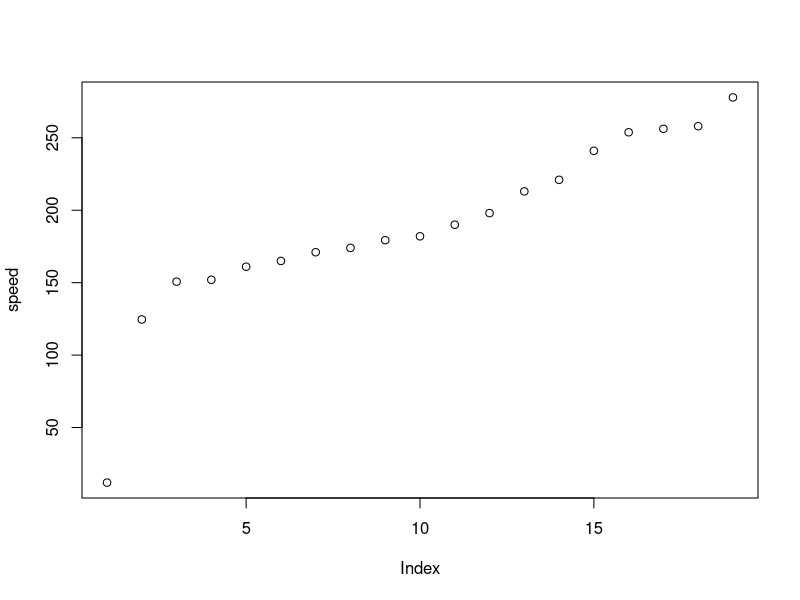
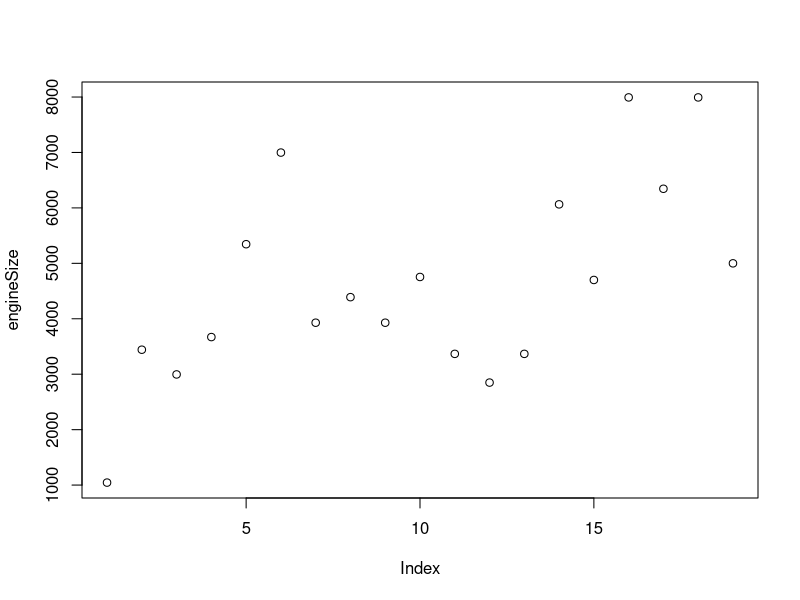
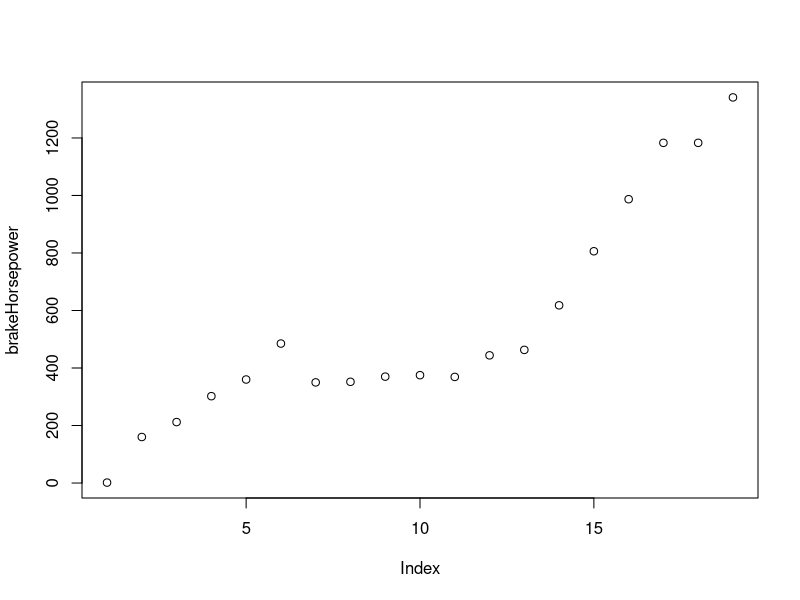
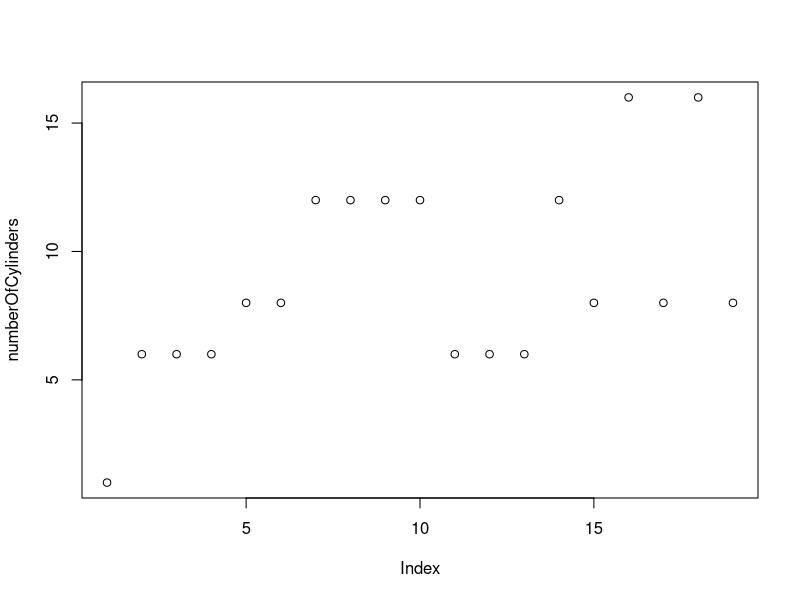
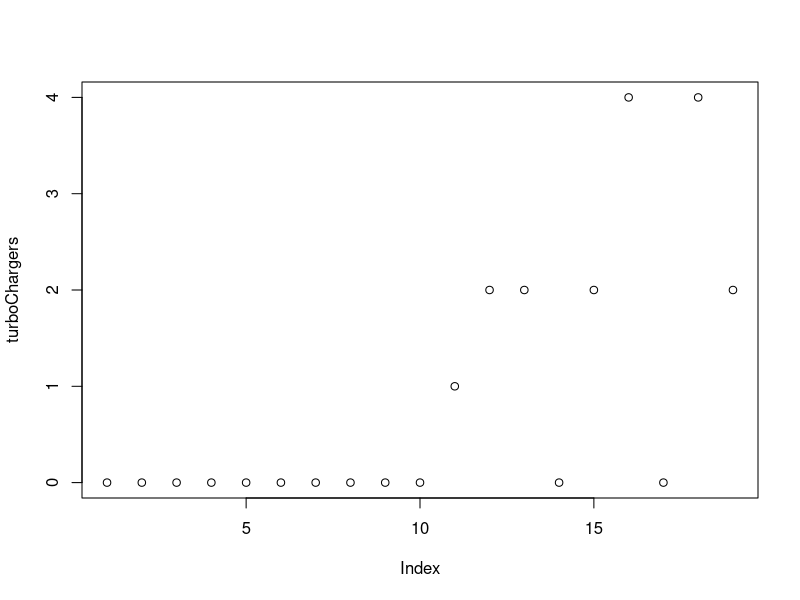
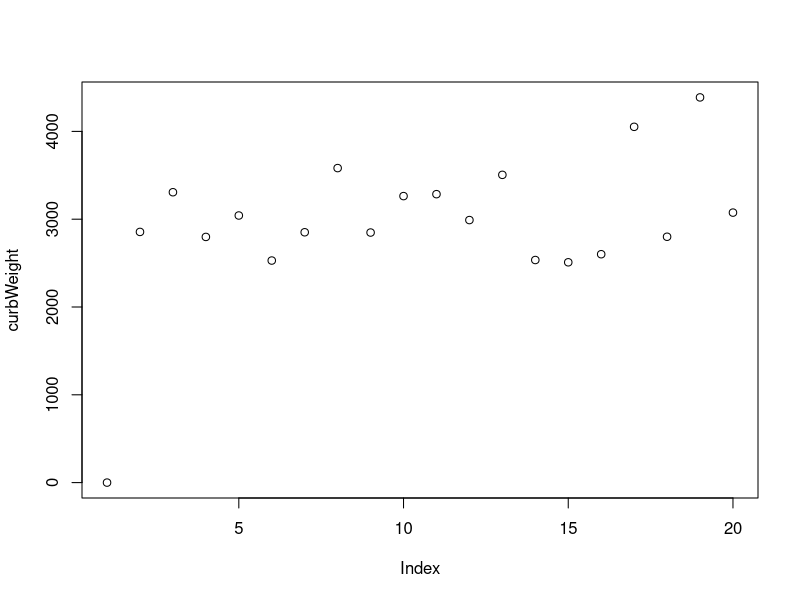

These charts were generated, in order, by the following R code:
## ---- chunk 1
years <- c(1894, 1949, 1955, 1959, 1963, 1965, 1967, 1968, 1969, 1982, 1983, 1986, 1987, 1993, 2004, 2005, 2007, 2010, 2017)
makeModel <- c("Benz Velo", "Jaguar XK120", "Mercedes-Benz 300SL", "Aston Martin DB4 GT", "Iso Grifo GL 365", "AC Cobra Mk III 427", "Lamborghini Miura P400", "Ferrari 365 GTB/4 Daytona", "Lamborghini Miura P400S", "Lamborghini Countach LP500 S", "Ruf BTR", "Porsche 959", "Ruf CTR", "McLaren F1", "Koenigsegg CCR", "Bugatti Veyron EB 16.4", "SSC Ultimate Aero TT", "Bugatti Veyron 16.4 Super Sport", "Koenigsegg Agera RS")
speed <- c(12, 124.6, 150.7, 152, 161, 165, 171, 174, 179.3, 182, 190, 198, 213, 221, 241.009, 253.81, 256.18, 258, 277.87)
plot(speed)
engineSize <- c(1045, 3442, 2996, 3670, 5345, 6998, 3929, 4390, 3929, 4754, 3367, 2849, 3367, 6064, 4700, 7993, 6345, 7993, 5000)
plot(engineSize)
brakeHorsepower <- c(1.5, 160, 212, 302, 360, 485, 350, 352, 370, 375, 369, 444, 463, 618, 806, 987, 1183, 1183, 1341)
plot(brakeHorsepower)
numberOfCylinders <- c(1, 6, 6, 6, 8, 8, 12, 12, 12, 12, 6, 6, 6, 12, 8, 16, 8, 16, 8)
plot(numberOfCylinders)
turboChargers <- c(0, 0, 0, 0, 0, 0, 0, 0, 0, 0, 1, 2, 2, 0, 2, 4, 0, 4, 2)
plot(turboChargers)
curbWeight <- c(0, 2855, 3307, 2798, 3042, 2529, 2851, 3582, 2848, 3263, 3285, 2990, 3505, 2535, 2509, 2601, 4052, 2800, 4387, 3075)
plot(curbWeight)
transmission <- c("auto", "no info", "auto", "no info", "manual", "manual", "manual", "manual", "manual", "manual", "manual", "manual", "manual", "manual", "manual", "dct", "auto", "dct", "dct")

table(makeModel, transmission)
